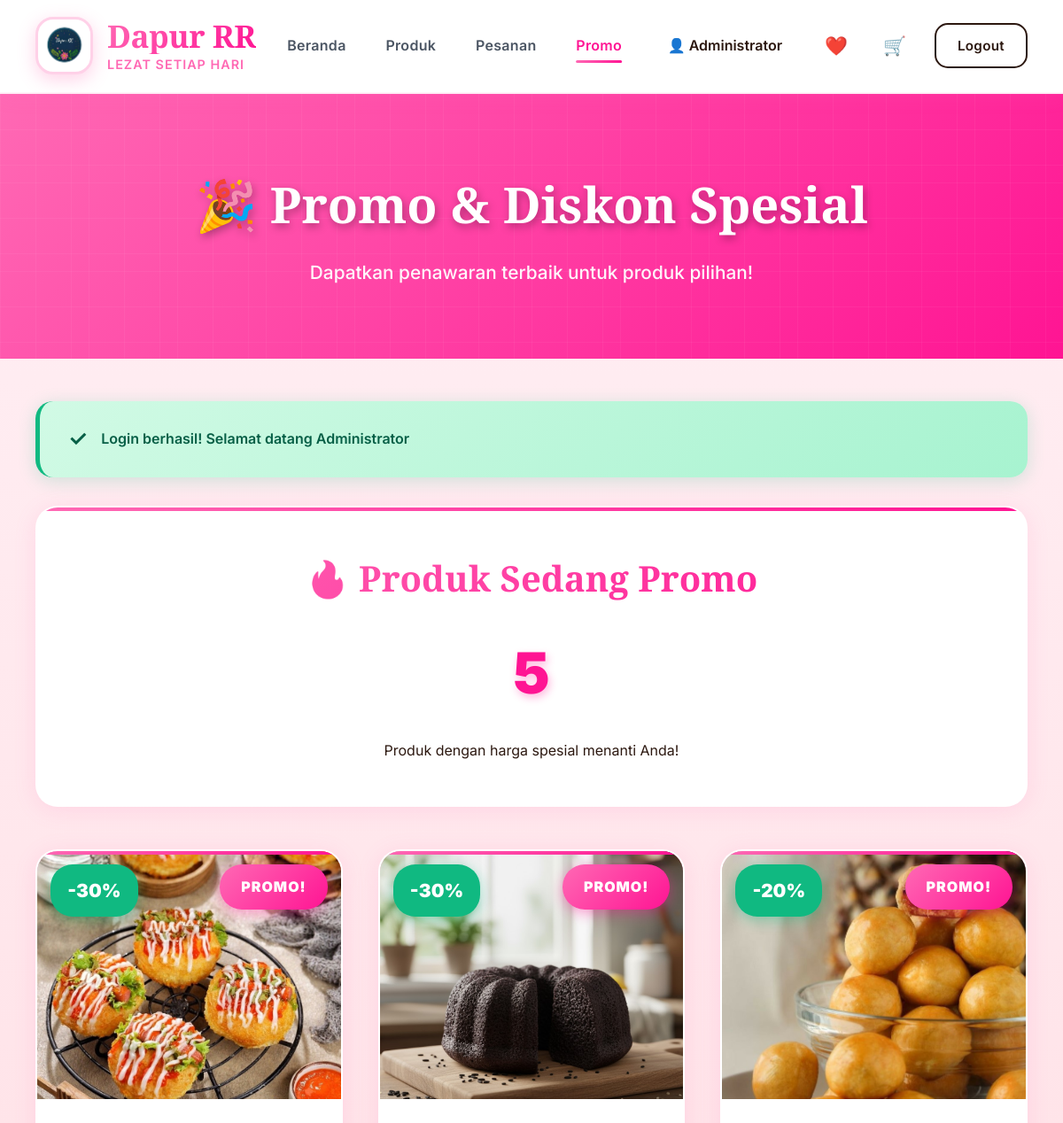
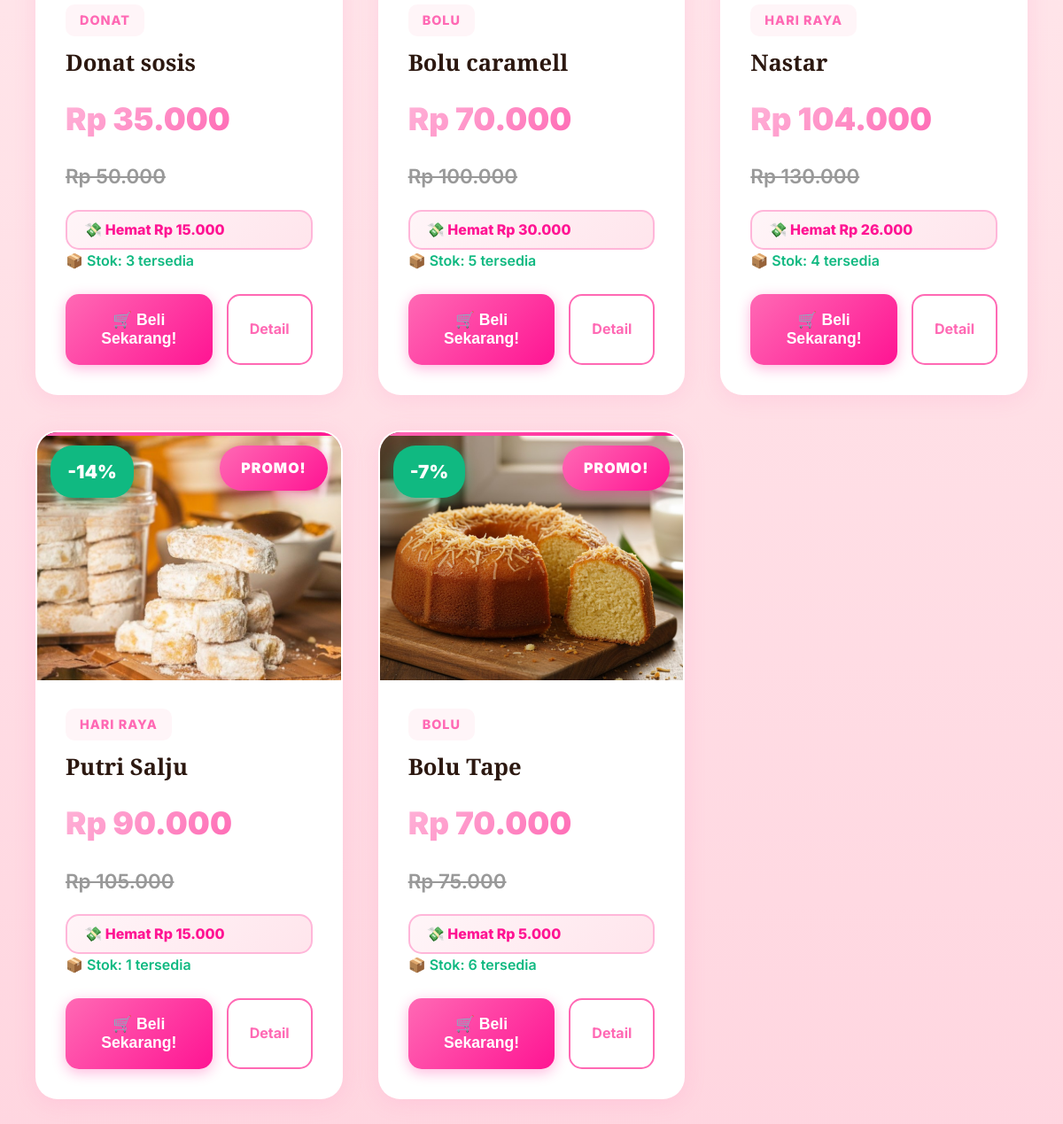
Page /promo.php (signed in) on the committed database (2 pictures, top to bottom).
### tables this page shows
CREATE TABLE `pengaturan` (
  `id` int(11) NOT NULL,
  `nama_toko` varchar(100) DEFAULT 'Dapur RR',
  `tagline` varchar(255) DEFAULT NULL,
  `deskripsi` text DEFAULT NULL,
  `alamat` text DEFAULT NULL,
  `no_telepon` varchar(20) DEFAULT NULL,
  `email` varchar(100) DEFAULT NULL,
  `whatsapp` varchar(20) DEFAULT NULL,
  `logo` varchar(255) DEFAULT NULL,
  `favicon` varchar(255) DEFAULT NULL,
  `maps_embed` text DEFAULT NULL,
  `instagram` varchar(100) DEFAULT NULL,
  `facebook` varchar(100) DEFAULT NULL,
  `twitter` varchar(100) DEFAULT NULL,
  `jam_buka` varchar(100) DEFAULT NULL
);

CREATE TABLE `produk` (
  `id` int(11) NOT NULL,
  `nama_produk` varchar(200) NOT NULL,
  `kategori_id` int(11) DEFAULT NULL,
  `deskripsi` text DEFAULT NULL,
  `harga` decimal(10,2) NOT NULL,
  `stok` int(11) DEFAULT 0,
  `gambar` varchar(255) DEFAULT NULL,
  `berat` int(11) DEFAULT 500,
  `is_promo` tinyint(1) DEFAULT 0,
  `harga_promo` decimal(10,2) DEFAULT NULL,
  `created_at` timestamp NOT NULL DEFAULT current_timestamp(),
  `updated_at` timestamp NULL DEFAULT NULL ON UPDATE current_timestamp()
);

CREATE TABLE `kategori` (
  `id` int(11) NOT NULL,
  `nama_kategori` varchar(100) NOT NULL,
  `deskripsi` text DEFAULT NULL,
  `gambar` varchar(255) DEFAULT NULL,
  `created_at` timestamp NOT NULL DEFAULT current_timestamp()
);

### config/database.php (called while the page is built, shortened)
<?php
function getFlashMessage() {
    if (isset($_SESSION['flash_message'])) {
        $message = [
            'type' => $_SESSION['flash_type'],
            'message' => $_SESSION['flash_message']
        ];
        return $message;
    }
    return null;
}
function formatRupiah($angka) {
    return "Rp " . number_format($angka, 0, ',', '.');
}
?>

### promo.php (the view, shortened to what this page needs)
<?php
require_once 'config/database.php';
$conn = getConnection();
$pengaturan = $conn->query("SELECT * FROM pengaturan LIMIT 1")->fetch_assoc();
$produkPromo = $conn->query("SELECT p.*, k.nama_kategori
                             FROM produk p
                             LEFT JOIN kategori k ON p.kategori_id = k.id
                             WHERE p.is_promo = 1 AND p.stok > 0
                             ORDER BY p.created_at DESC");
$flash = getFlashMessage();
?>
<!DOCTYPE html>
<html lang="id">
<head>
</head>
<body>
  <header>
    <div class="header-top">
        <div class="logo">
            <?php
            $logo_paths = [
                'uploads/logo/logo-dapurr.png',
                'uploads/logo/logo.png',
                'images/logo.png',
                'assets/logo.png',
                'logo.png'
            ];
            foreach($logo_paths as $path) {
                if(file_exists($path)) {
                    echo '<img src="' . $path . '" alt="Logo" class="logo-image">';
                    break;
                }
            }
            ?>
            <div class="logo-text">
                <h1><?php echo htmlspecialchars($pengaturan['nama_toko']); ?></h1>
                <p><?php echo htmlspecialchars($pengaturan['tagline']); ?></p>
            </div>
        </div>
        <nav>
            <ul>
                <li><a href="home.php">Beranda</a></li>
                <li><a href="produk.php">Produk</a></li>
                <li><a href="riwayat-pesanan.php">Pesanan</a></li>
                <li><a href="promo.php" class="active">Promo</a></li>
            </ul>
        </nav>
        <div class="auth-buttons">
            <div class="user-menu">
                <a href="akun.php" class="user-name">
                    👤 <?php echo htmlspecialchars($_SESSION['nama']); ?>
                </a>
                <a href="wishlist.php" class="wishlist-icon">
                    ❤️
                </a>
                <a href="keranjang.php" class="cart-icon">
                    🛒
                </a>
                <a href="logout.php" class="btn btn-logout">Logout</a>
            </div>
        </div>
    </div>
</header>
    <div class="hero-promo">
        <h1>🎉 Promo & Diskon Spesial</h1>
        <p>Dapatkan penawaran terbaik untuk produk pilihan!</p>
    </div>
    <div class="container">
        <?php if ($flash): ?>
        <div class="alert alert-<?php echo $flash['type']; ?>">
            <span style="font-size: 1.5rem;"><?php echo $flash['type'] === 'success' ? '✓' : '⚠'; ?></span>
            <?php echo htmlspecialchars($flash['message']); ?>
        </div>
        <?php endif; ?>
        <div class="promo-info">
            <h2>🔥 Produk Sedang Promo</h2>
            <div class="promo-count"><?php echo $produkPromo->num_rows; ?></div>
            <p>Produk dengan harga spesial menanti Anda!</p>
        </div>
        <?php if ($produkPromo->num_rows === 0): ?>
        <div class="empty-promo">
            <div class="empty-icon">🎁</div>
            <h2>Belum Ada Promo</h2>
            <p>Saat ini belum ada produk yang sedang promo. Pantau terus halaman ini!</p>
            <a href="produk.php" class="btn btn-primary" style="margin-top: 2rem;">🛍️ Lihat Semua Produk</a>
        </div>
        <?php else: ?>
        <div class="product-grid">
            <?php while($p = $produkPromo->fetch_assoc()):
                $discount = round((($p['harga'] - $p['harga_promo']) / $p['harga']) * 100);
                $saved = $p['harga'] - $p['harga_promo'];
            ?>
            <div class="product-card">
                <div class="product-image">
                    <?php if ($p['gambar'] && file_exists($p['gambar'])): ?>
                        <img src="<?php echo htmlspecialchars($p['gambar']); ?>" alt="<?php echo htmlspecialchars($p['nama_produk']); ?>">
                    <?php else: ?>
                        🧁
                    <?php endif; ?>
                    <span class="promo-badge">PROMO!</span>
                    <span class="discount-badge">-<?php echo $discount; ?>%</span>
                </div>
                <div class="product-info">
                    <div class="product-category"><?php echo htmlspecialchars($p['nama_kategori']); ?></div>
                    <h3 class="product-name"><?php echo htmlspecialchars($p['nama_produk']); ?></h3>
                    <div class="product-price">
                        <span class="price-current"><?php echo formatRupiah($p['harga_promo']); ?></span>
                        <span class="price-old"><?php echo formatRupiah($p['harga']); ?></span>
                    </div>
                    <div class="saved-amount">💸 Hemat <?php echo formatRupiah($saved); ?></div>
                    <p class="product-stock">📦 Stok: <?php echo $p['stok']; ?> tersedia</p>
                    <div class="product-actions">
                        <form method="POST" action="keranjang-action.php" style="flex: 1;">
                            <button type="submit" name="action" value="add" class="btn-cart">
                                🛒 Beli Sekarang!
                            </button>
                        </form>
                        <a href="detail-produk.php?id=<?php echo $p['id']; ?>" class="btn-detail">Detail</a>
                    </div>
                </div>
            </div>
            <?php endwhile; ?>
        </div>
        <?php endif; ?>
    </div>
</body>
</html>

### rows in the picture
pengaturan: nama_toko "Dapur RR", tagline "LEZAT SETIAP HARI"
produk: gambar (picture), discount "30", kategori.nama_kategori "DONAT", nama_produk "Donat sosis", harga_promo "Rp 35.000", harga "Rp 50.000", formatRupiah($saved) "Rp 15.000", stok "3"
produk: gambar (picture), discount "30", kategori.nama_kategori "BOLU", nama_produk "Bolu caramell", harga_promo "Rp 70.000", harga "Rp 100.000", formatRupiah($saved) "Rp 30.000", stok "5"
produk: gambar (picture), discount "20", kategori.nama_kategori "HARI RAYA", nama_produk "Nastar", harga_promo "Rp 104.000", harga "Rp 130.000", formatRupiah($saved) "Rp 26.000", stok "4"
produk: gambar (picture), discount "14", kategori.nama_kategori "HARI RAYA", nama_produk "Putri Salju", harga_promo "Rp 90.000", harga "Rp 105.000", formatRupiah($saved) "Rp 15.000", stok "1"
produk: gambar (picture), discount "7", kategori.nama_kategori "BOLU", nama_produk "Bolu Tape", harga_promo "Rp 70.000", harga "Rp 75.000", formatRupiah($saved) "Rp 5.000", stok "6"

### other values in the picture
$_SESSION['nama'] "Administrator"
$flash['message'] "Login berhasil! Selamat datang Administrator"
$produkPromo->num_rows "5"
